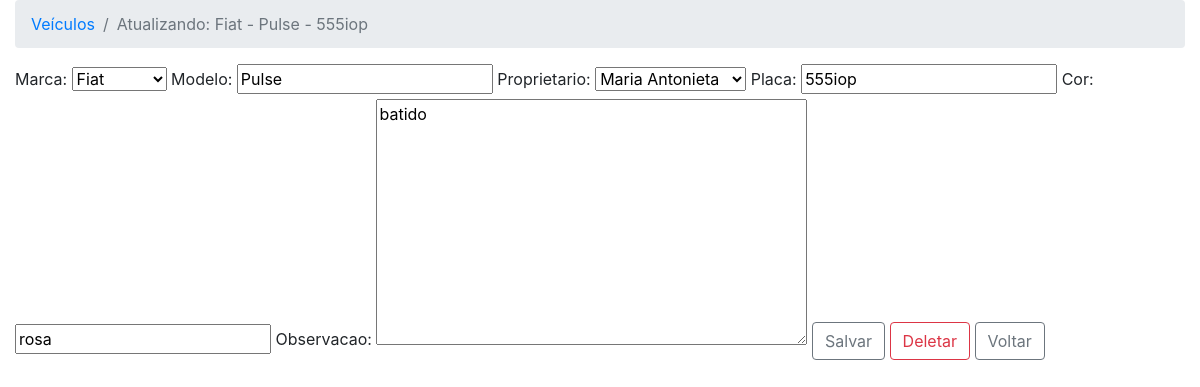
The page /sistema/veiculo_update/2 (signed in) on the database its author committed.
### core/models.py (models this page shows)
class Veiculo(models.Model):
    marca = models.ForeignKey(Marca, on_delete=models.CASCADE,)
    modelo = models.CharField(max_length=70)
    proprietario = models.ForeignKey(Pessoa, on_delete=models.CASCADE,)
    placa = models.CharField(max_length=15)
    cor = models.CharField(max_length=15)
    observacao = models.TextField()
    def __str__(self):
        return self.marca.nome + ' - ' + self.modelo + ' - ' + self.placa

class Marca(models.Model):
    nome = models.CharField(max_length=50)
    def __str__(self):
        return self.nome

### core/views.py (the view)
# urls.py: re_path(r'^veiculo_update/(?P<id>\d+)$',
@login_required()
def veiculo_update(request, id):
    data = {}
    veiculo = Veiculo.objects.get(id=id)
    form = VeiculoForm(request.POST or None, instance=veiculo)
    data['veiculo'] = veiculo
    data['form'] = form
    if request.method == 'POST':
        if form.is_valid():
            form.save()
            return redirect('core_lista_veiculos')
    else:
        return render(request, 'core/update_veiculo.html', data)

### core/forms.py
class VeiculoForm(ModelForm):
    class Meta:
        model = Veiculo
        fields = '__all__'

### core/models.py (called while the page is built)
    def __str__(self):
        return self.nome

### core/templates/core/update_veiculo.html (shortened to what this page needs)
{% extends 'base.html' %}
{% load bootstrap %}
{% block main %}
    <nav aria-label="breadcrumb">
        <ol class="breadcrumb">
            <li class="breadcrumb-item"><a href="{% url 'core_lista_pessoas' %}">Veículos</a></li>
            <li class="breadcrumb-item active" aria-current="page">Atualizando: {{ veiculo }}</li>
        </ol>
    </nav>
    <div class="row">
        <div class="col">
            <form action=" {% url 'core_veiculo_update'  veiculo.id %}" method="POST">
                {{ form|bootstrap }}
                <button type="submit"
                        class="btn btn-outline-secondary">Salvar</button>
                <a href="{% url 'core_veiculo_delete' veiculo.id %}"
                   class="btn btn-outline-danger">Deletar</a>
                <a href="{% url 'core_lista_veiculos' %}"
                   class="btn btn-outline-secondary">Voltar</a>
            </form>
        </div>
    </div>
{% endblock %}

### rows shown on the page
Veiculo: marca+modelo+placa "Fiat - Pulse - 555iop", marca "Fiat", modelo "Pulse", proprietario "Maria Antonieta", placa "555iop", cor "rosa", observacao "batido"
